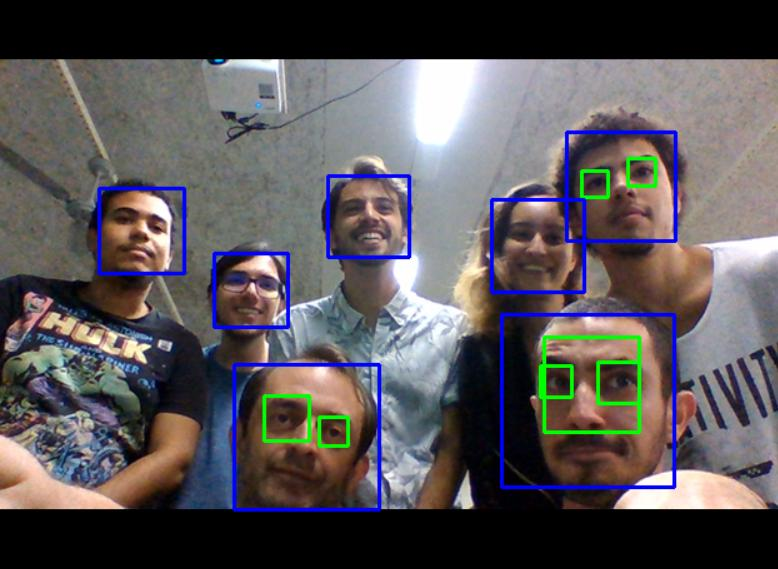
#> input picture codes/images/001.jpg, 778 x 569 px, given in place of the camera
$ python exer10.py
#> lines starting #> are read from the running program, lines starting #| are printed output that depends on the picture; after the words box and inside, x2 and y2 are one past the last pixel; in counts of white or black regions, pixels touching at a corner belong together
import cv2
import numpy as np

cap = cv2.VideoCapture(1)

while(1):

    _, frame = cap.read()
#> frame is the input picture: shape (569, 778, 3); mean B, G, R 87.9, 84.9, 89.1
    hsv = cv2.cvtColor(frame, cv2.COLOR_BGR2HSV)
#> hsv: shape (569, 778, 3); mean H, S, V 57.8, 61, 102.4

    lower_red = np.array([30,150,50])
    upper_red = np.array([255,255,180])

    mask = cv2.inRange(hsv, lower_red, upper_red)
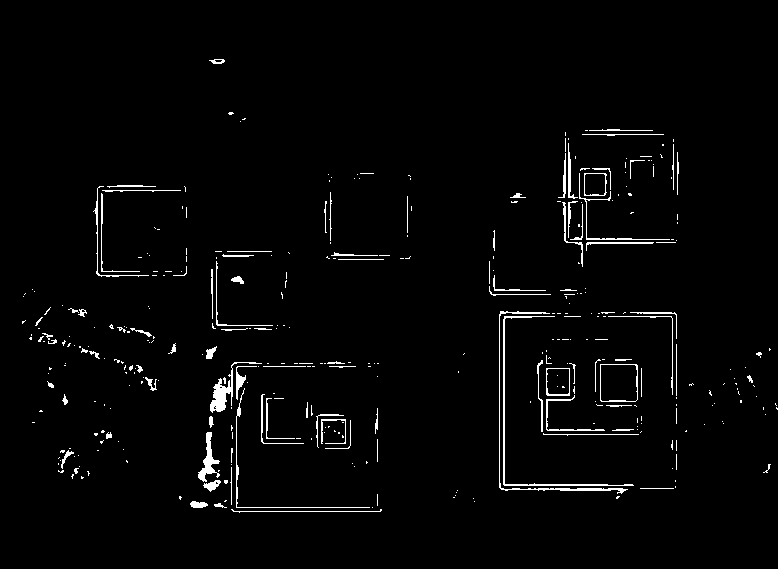
#> mask: shape (569, 778); 2.2% white in thin lines or dots, all inside (x1, y1, x2, y2) = (22, 59, 778, 513)
    res = cv2.bitwise_and(frame,frame, mask= mask)
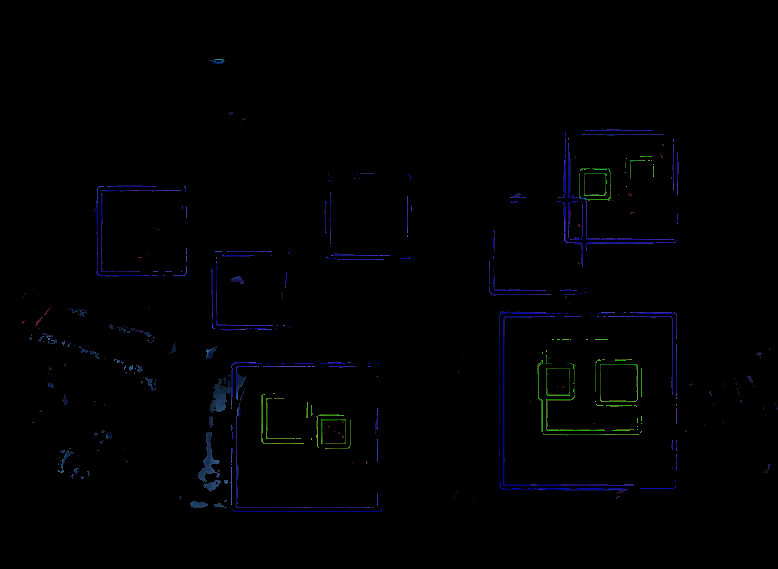
#> res: shape (569, 778, 3); mean B, G, R 2.2, 1.1, 0.7

    cv2.imshow('Original',frame)
    edges = cv2.Canny(frame,100,200)
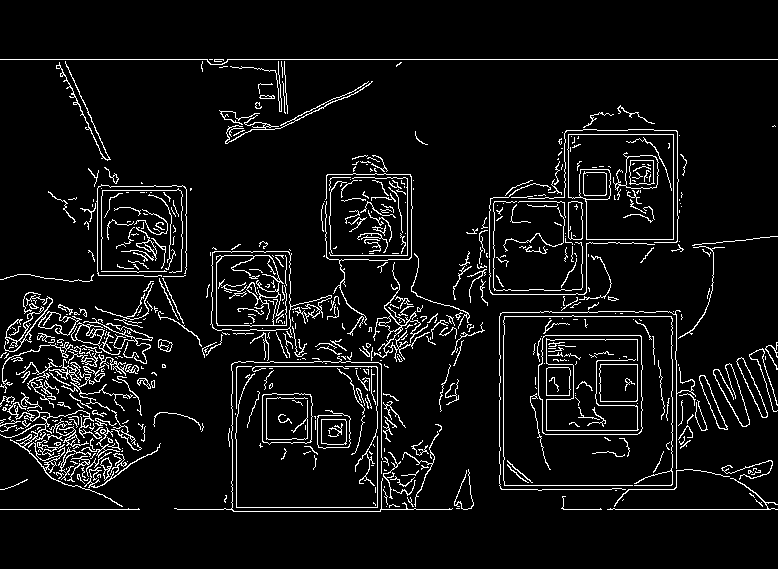
#> edges: shape (569, 778); 6.6% white in thin lines or dots, all inside (x1, y1, x2, y2) = (0, 59, 778, 512)
    cv2.imshow('Edges',edges)

    k = cv2.waitKey(5) & 0xFF
#> (key Esc is pressed here)
    if k == 27:
        break

cv2.destroyAllWindows()
cap.release()

$ run again, on codes/images/01.jpg
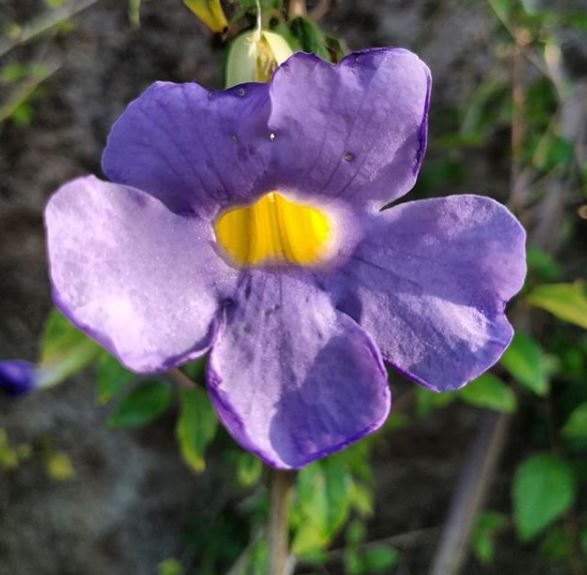
#> input picture codes/images/01.jpg, 587 x 575 px, given in place of the camera
#> frame is the input picture: shape (575, 587, 3); mean B, G, R 98.5, 88.6, 94.9
#> hsv: shape (575, 587, 3); mean H, S, V 80.2, 86.9, 115.6
#> `mask = cv2.inRange(hsv, lower_red, upper_red)`:
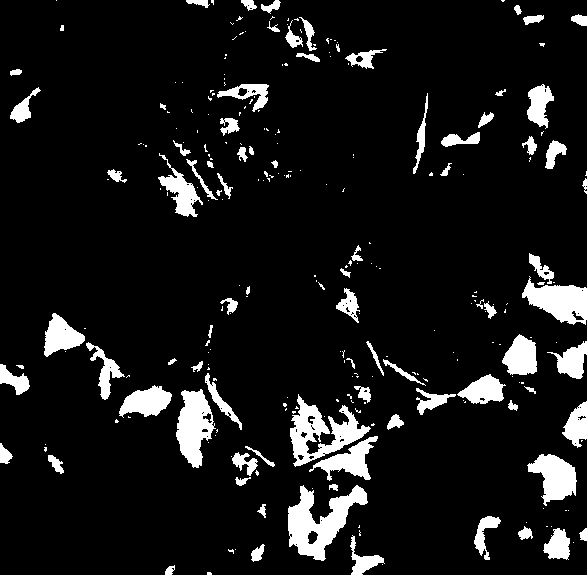
#> mask: shape (575, 587); 9.2% white; 263 white regions (177 under 20 px), largest, box (x1, y1, x2, y2) and area: (288, 485, 368, 561) 2748, (290, 394, 371, 467) 2325, (176, 389, 216, 468) 1901
#> `edges = cv2.Canny(frame,100,200)`:
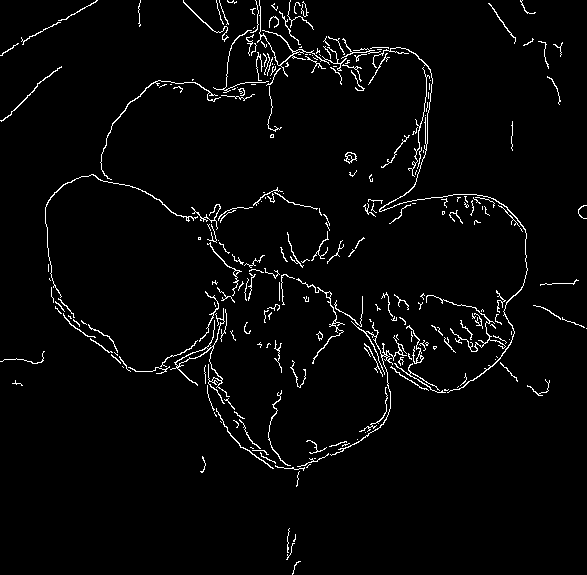
#> edges: shape (575, 587); 2.9% white in thin lines or dots
